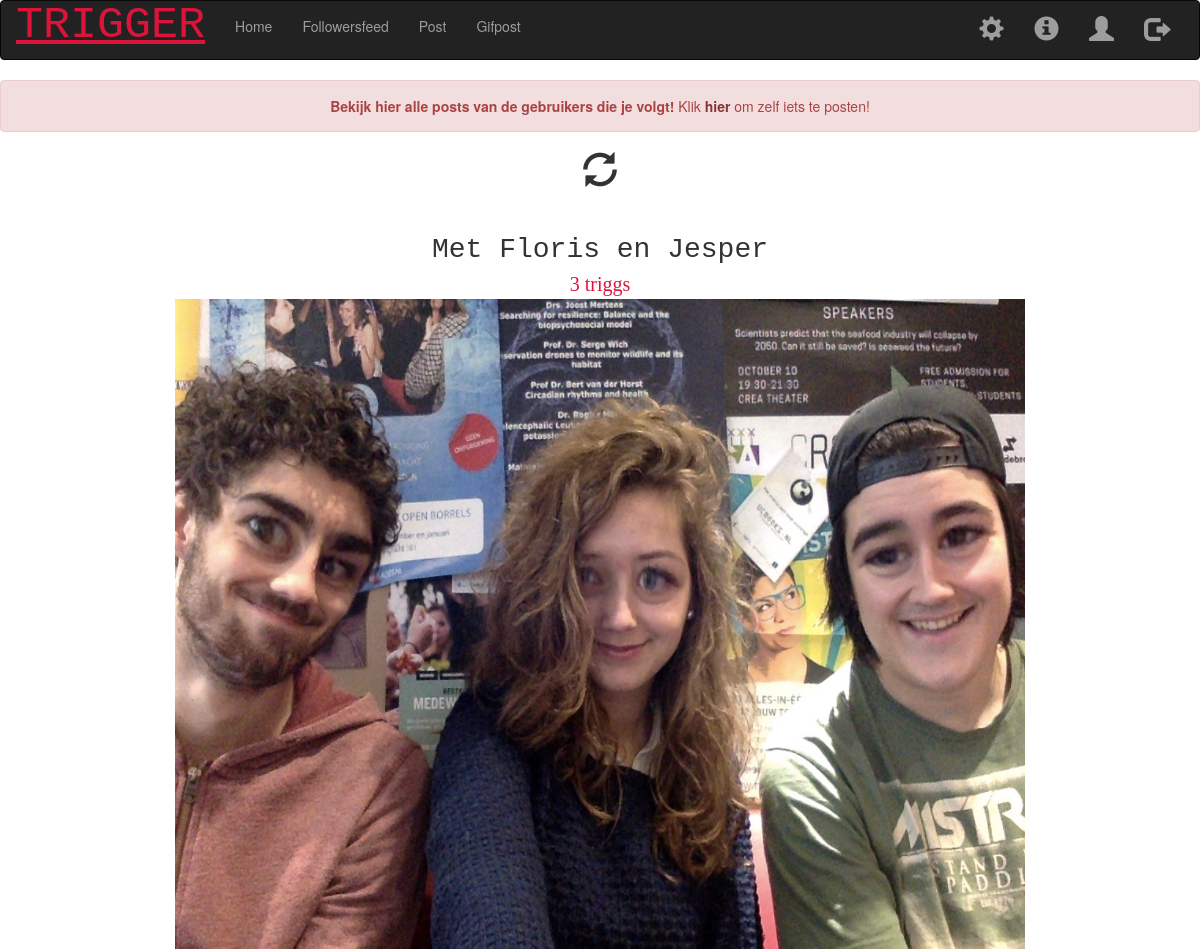
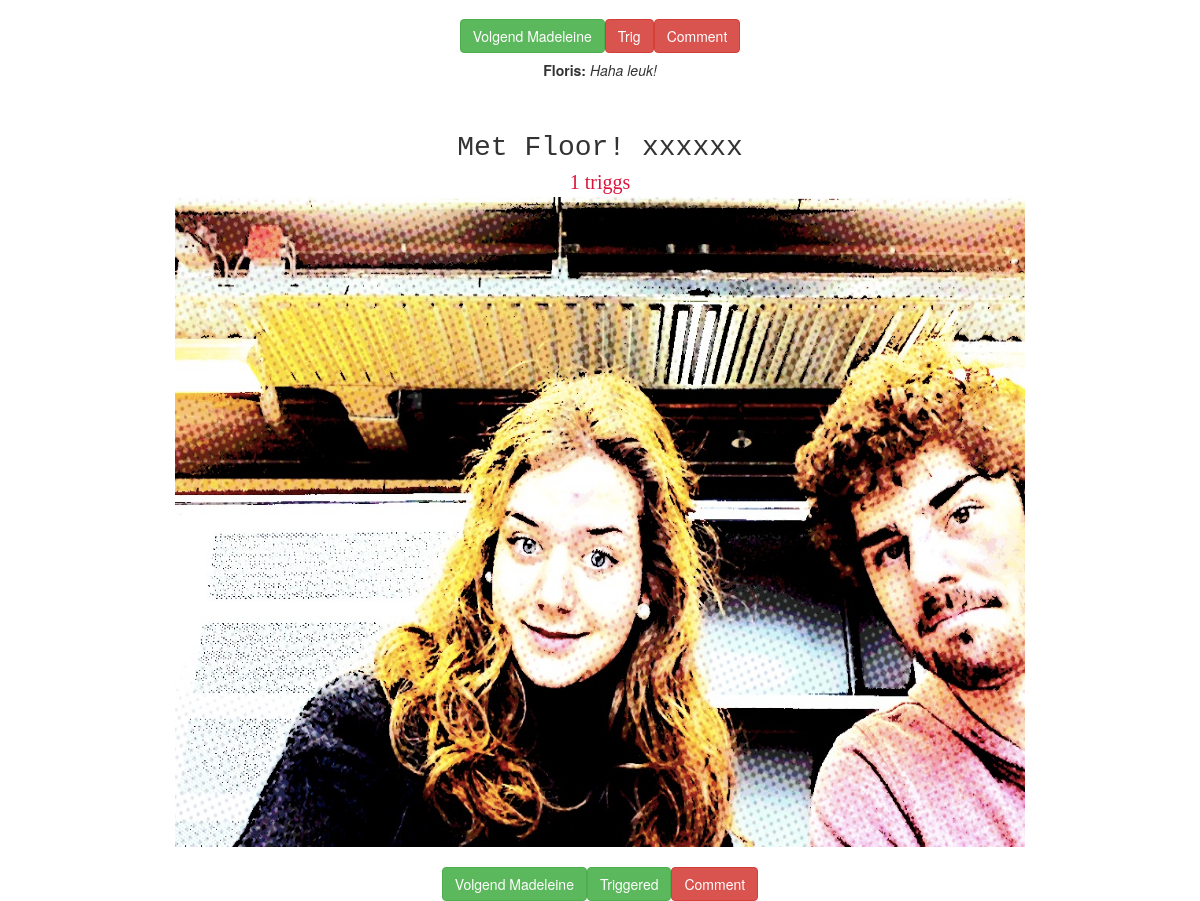
The app's page /follower_feed (signed in) with its own data (2 pictures, top to bottom).
### tables this page shows
CREATE TABLE 'gallery' ('photo_id' INTEGER PRIMARY KEY AUTOINCREMENT NOT NULL,'photo_description' TEXT, 'photo_user_id' INTEGER, 'photo_date' DATETIME DEFAULT CURRENT_TIMESTAMP, 'photo_name'  TEXT NOT NULL  );

CREATE TABLE 'users' ('id' INTEGER PRIMARY KEY AUTOINCREMENT NOT NULL, 'hash' TEXT NOT NULL, 'username' TEXT NOT NULL DEFAULT 'UNIQUE');

CREATE TABLE 'comments' ('user_id' INTEGER, 'photo_id' INTEGER,'photo_comment' TEXT);

### application.py (the view)
@app.route("/follower_feed", methods=['GET', 'POST'])
@helpers.login_required
def follower_feed():
    if request.method == "GET":
        volgend = helpers.volgend()
        uploads = helpers.volgend_feed(volgend)
        getrigged = helpers.getrigged()
        if not uploads:
            return helpers.apology("Geen foto's beschikbaar.")
        return render_template("follower_feed.html", uploads=uploads, volgend=volgend, getrigged=getrigged)
    else:
        return render_template("follower_feed.html")

### helpers.py (called while the page is built)
def login_required(f):
    @wraps(f)
    def decorated_function(*args, **kwargs):
        if session.get("user_id") is None:
            return redirect("/login")
        return f(*args, **kwargs)
    return decorated_function

def getrigged():
    getrigged = db.execute("SELECT photo_id FROM triggers WHERE user_id = :user_id", user_id=session["user_id"])
    triggs = []
    for trig in getrigged:
        triggs.append(trig['photo_id'])
    return triggs

def volgend():
    volgend = db.execute("SELECT follower_id FROM volgen WHERE user_id = :user_id", user_id=session["user_id"])
    volgers = []
    for volg in volgend:
        volgers.append(volg['follower_id'])
    return volgers

def volgend_feed(volgend):
    uploads = db.execute("SELECT gallery.photo_id,photo_description, photo_date, photo_name, username, photo_user_id FROM gallery \
           JOIN users ON photo_user_id = users.id WHERE photo_user_id IN (:volgend) ORDER BY photo_date DESC;", volgend= volgend);
    for up in uploads:
        trigs = db.execute("SELECT COUNT(*) AS 'trigs' FROM triggers WHERE photo_id = :photo_id LIMIT 1;", photo_id=up['photo_id'])
        up['trigs'] = trigs[0]['trigs']
        comments = db.execute("SELECT username, photo_comment FROM comments JOIN users ON users.id = comments.user_id \
                             WHERE photo_id = :photo_id LIMIT 10", photo_id=up['photo_id'])
        up['comments'] = comments
    return uploads

### templates/follower_feed.html (shortened to what this page needs)
{% extends "layout.html" %}
{% block main %}
<body data-spy="scroll" data-target=".navbar" data-offset="50">
    <center>
        <p>
        <div class="alert alert-danger">
            <strong>Bekijk hier alle posts van de gebruikers die je volgt!</strong> Klik <a href="{{ url_for('upload') }}" class="alert-link">hier </a> om zelf iets te posten!
        </div>
        </p>
    <form>
    <span style="font-size: 35px" class="glyphicon glyphicon-refresh " onClick="history.go(0)" ></span>
    </form>
    </center>
    {% for photo in uploads %}
        <div>
            <center>
            <br><br>
            {% if photo.photo_name.replace("'" , "")[:5] == 'https'  %}
                <div class="img-text" style="font-size: 20px; font-family: cursive; color:crimson">{{ photo.trigs }} triggs </div>
                <img src="{{ url_for('getgif', gifje=photo.photo_name.split('/')[4])   }}" width="500" height="500">
            {% else %}
                <div style="font-size: 28px; font-family: monospace;">  {{photo.photo_description }} </div>
                <div class="img-text" style="font-size: 20px; font-family: cursive; color:crimson">{{ photo.trigs }} triggs </div>
                <img src = "static/img/{{ photo.photo_name }}" width="850" height="650">
            {% endif %}
            <br></br>
            <div class="btn-group" style='display: inline-flex'>
                {% if photo.photo_user_id in volgend %}
                <form action = "{{ url_for('follow') }}" method = "post" onsubmit="return value">
                <button name="follow"  class = "btn btn-success btn-block"  value="{{ photo.photo_user_id }}">Volgend {{photo.username}}</button>
                </form>
                {% else %}
                <form action = "{{ url_for('follow') }}" method = "post" onsubmit="return value">
                <button name="follow"  class = "btn btn-danger btn-block"  value="{{ photo.photo_user_id }}">Volg {{photo.username}}</button>
                </form>
                {% endif %}
                {% if photo.photo_id in getrigged %}
                <form action = "{{ url_for('trigg') }}" method = "post" onsubmit="return value">
                <button name="trigg" class = "btn btn-success btn-block" value = "{{ photo.photo_id }}">Triggered</button>
                </form>
                {% else %}
                <form action = "{{ url_for('trigg') }}" method = "post" onsubmit="return value">
                <button name="trigg" class = "btn btn-danger btn-block" value = "{{ photo.photo_id }}">Trig</button>
                </form>
                {% endif %}
                <form action = "{{ url_for('comment', picid = photo["photo_id"]) }}" method = "post" onsubmit="return value">
                <button name="comment" class = "btn btn-danger btn-block" value = "{{ photo.photo_id }}">Comment</button>
                </form>
                <br>
            </center>
        </div>
        {% for comment in photo.comments %}
        <center>
            <h5><b>{{ comment.username }}:</b> <i>{{ comment.photo_comment }}</p></h5><p></i>
        </center>
        {% endfor %}
    {% endfor %}
</body>
{% endblock %}

### static/styles.css (style rules this page uses)
main img { max-width: 100%; }

### records on screen
gallery: photo_description "Met Floris en Jesper", trigs "3", photo_name (picture), {{ photo.photo_user_id }} 12 (drawn), username "Madeleine", {{ photo.photo_id }} 52 (drawn)
comments: username "Floris", photo_comment "Haha leuk!"
gallery: photo_description "Met Floor! xxxxxx", trigs "1", photo_name (picture), {{ photo.photo_user_id }} 12 (drawn), username "Madeleine", {{ photo.photo_id }} 41 (drawn)
